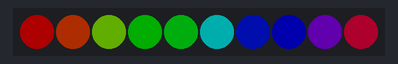
Bench run of a sketch on a simulated Arduino Uno, built with avr-gcc and run on an emulated ATmega328P. Shown: 10 RGB LEDs in strip order, left to right. Dim RGB values are drawn brighter than linear.

Above: at 0.16 s.
At 4.79 s:
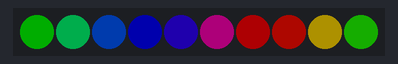
At 9.72 s:
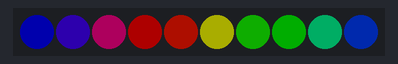
At 19.58 s:
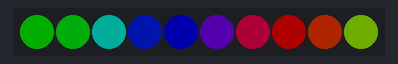
At 29.44 s:
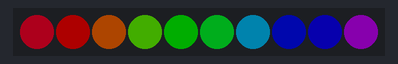
At 39.31 s:
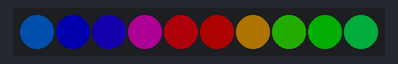

The sketch:

03_For_Loop_Rainbow_Animation.ino
```cpp
#include <Adafruit_NeoPixel.h>  // import library containing functions for controlling NeoPixels

int LED_pin = 6;                // defines which pin the NeoPixel is connected to
int LED_count = 10;             // variable for how many LEDs are in the strip

Adafruit_NeoPixel strip(LED_count, LED_pin, NEO_GRB + NEO_KHZ800);  // using the imported library create an object "strip" we can send commands to.

int offset = 0;                 // shifts the rainbow each frame, which makes it move

void setup(){                   // setup() runs once at initial power up
  strip.begin();                // setup the LED strip
  strip.setBrightness(50);      // brightness can be set to any number in the range [0, 255]
}

void loop(){                                                      // loop() repeats forever
  for(int i = 0; i < LED_count; i++){                             // for() loop increments over each LED in the strip
    int hue = offset + (i * 65536L / LED_count);                  // spread the full colour wheel (0-65535) evenly across the strip
    strip.setPixelColor(i, strip.gamma32(strip.ColorHSV(hue)));   // convert hue to an RGB colour and set LED "i" to that colour
  }
  strip.show();                               // push buffer and update LEDs to set commands
  delay(15);                                  // wait 15 milliseconds before drawing the next frame
  offset -= 256;                              // shift the rainbow along by one step (the value wraps around automatically)
}
```
